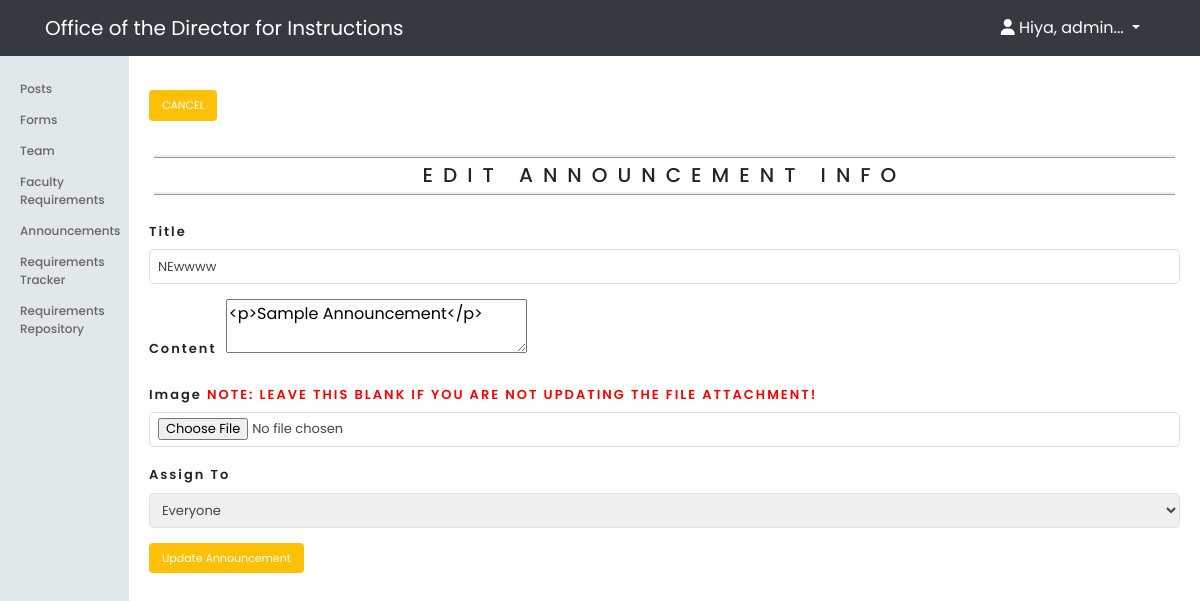
Page /admin/announcements/edit.php?edit_id=13 (signed in) on the committed database.
### tables this page shows
CREATE TABLE `announcements` (
  `id` int(11) NOT NULL,
  `title` text NOT NULL,
  `content` text NOT NULL,
  `file` varchar(255) NOT NULL,
  `assigned_to` varchar(100) NOT NULL,
  `created_at` timestamp NOT NULL DEFAULT current_timestamp()
);

### app/database/db.php (called while the page is built, shortened)
<?php
require('connect.php');
function executeQuery($sql, $data)
{
	global $conn;
	$stmt = $conn->prepare($sql);
	$values = array_values($data);
	$types = str_repeat('s', count($values));
	$stmt->bind_param($types, ...$values);
	$stmt->execute();
	return $stmt;
}
function selectOne($table, $conditions)
{
	$sql = "SELECT * FROM $table";
	$i = 0;
	foreach ($conditions as $key => $value) {
		if($i == 0){
			$sql = $sql." WHERE $key=?";
		} else {
			$sql = $sql." AND $key=?";
		}
		$i++;
	}
	$sql = $sql . " LIMIT 1";
	$stmt = executeQuery($sql, $conditions);
	$records = $stmt->get_result()->fetch_assoc();
	return $records;
}

### app/controllers/announcements.php (called while the page is built, shortened)
<?php
include(ROOT_PATH . "/app/database/db.php");
$table = 'announcements';
if(isset($_GET['edit_id'])){
	$form = selectOne($table, ['id' => $_GET['edit_id']]);
	$title = $form['title'];
	$file = $form['file'];
	$content = $form['content'];
	$assigned_to = $form['assigned_to'];
}

### admin/announcements/edit.php (the view, shortened to what this page needs)
<?php include(ROOT_PATH . "/app/controllers/announcements.php");
?>
<!DOCTYPE html>
<html lang="en">
    <head>
        <link rel="stylesheet"
            href="https://use.fontawesome.com/releases/v5.7.2/css/all.css"
>
        <link rel="stylesheet" href="../../assets/css/style.css">
        <link rel="stylesheet" href="../../assets/css/admin.css">
        <link rel="stylesheet" href="https://maxcdn.bootstrapcdn.com/bootstrap/4.0.0/css/bootstrap.min.css">
        <link rel="stylesheet" href="<?php echo BASE_URL . '/assets/css/adminheader.css'; ?>">
    </head>
    <body>
        <?php include(ROOT_PATH . "/app/includes/adminHeader.php"); ?>
        <div class="admin-wrapper">
            <?php include(ROOT_PATH . "/app/includes/adminSidebar.php"); ?>
            <div class="admin-content">
                <div class="button-group">
                    <a href="index.php" class="btn btn-big">CANCEL</a>
                </div>
                <div class="content">
                    <h2 class="page-title">Edit Announcement Info</h2>
                    <form action="create.php" method="post" enctype="multipart/form-data">
                        <div>
                            <label>Title</label>
                            <input type="text" name="title" value="<?php echo $title; ?>" class="text-input" required>
                        </div>
                        <div>
                            <label>Content</label>
                            <textarea name="content" id="body"><?php echo $content; ?></textarea>
                        </div>
                        <div>
                            <label>Image <span class="note">NOTE: LEAVE THIS BLANK IF YOU ARE NOT UPDATING THE FILE ATTACHMENT!</span></label>
                            <input type="file" name="file" value="<?php echo $file; ?>" class="text-input">
                        </div>
                        <div>
                            <label>Assign To</label>
                            <select name="assigned_to" class="text-input" required>
                                <option value="<?php echo $assigned_to ?>"><?php echo $assigned_to ?></option>
                            </select>
                        </div>
                        <div>
                            <button type="submit" name="aupdate-announcement" class="btn btn-big">Update Announcement</button>
                        </div>
                    </form>
                </div>
            </div>
        </div>
    </body>
</html>

### assets/css/style.css (style rules this page uses)
* { box-sizing: border-box; font-family: 'Poppins', sans-serif; }
html, body { height: 100%; padding: 0px; margin: 0px; }
h1, h2, h3, h4, h5, h6 { color: #5c5b5b; margin: 5px; }
a { text-decoration: none!important; color: inherit; }
.btn { padding: .3rem .6rem; background: #ffc107; color: white; border: 1px solid transparent; border-radius: .25rem; font-size: 11px !important; }
.btn-big { padding: .6rem 1.2rem; margin-right: 8px; margin-bottom: 4px; line-height: 1.2rem; }
.text-input { padding: .3rem .5rem; display: block; width: 100%; border-radius: 5px; border: 1px solid #e0e0e0; outline: none; color: #444; line-height: 1rem; font-size: 13px; height: 35px!important; }
.content { width: 100%; margin: 30px auto 30px; }

### assets/css/admin.css (style rules this page uses)
.admin-wrapper { display: flex; height: 100%; padding-top: 50px; background: white; }
.admin-wrapper .admin-content { flex: 8; height: 100%; padding: 40px 20px 20px 20px; overflow-y: scroll; }
.admin-wrapper .admin-content label { font-size: 13px; padding-right: 5px; font-weight: 600; letter-spacing: 2px; }
.admin-content .page-title { text-transform: uppercase; font-size: 20px; text-align: center; margin-bottom: 1.5rem; border-top: ridge; border-bottom: ridge; padding: 5px 0; letter-spacing: 10px; }
.admin-content .note { text-transform: uppercase; color: red; font-size: 13px; margin-bottom: 0px; }
form div { margin-bottom: 15px; }

### assets/css/adminheader.css (style rules this page uses)
body, input { font-family: 'Poppins', sans-serif; }

### rows in the picture
announcements: title "NEwwww", content "<p>Sample Announcement</p>", assigned_to "Everyone"

### other values in the picture
substr($_SESSION['firstname'], 0, 8) "admin"
